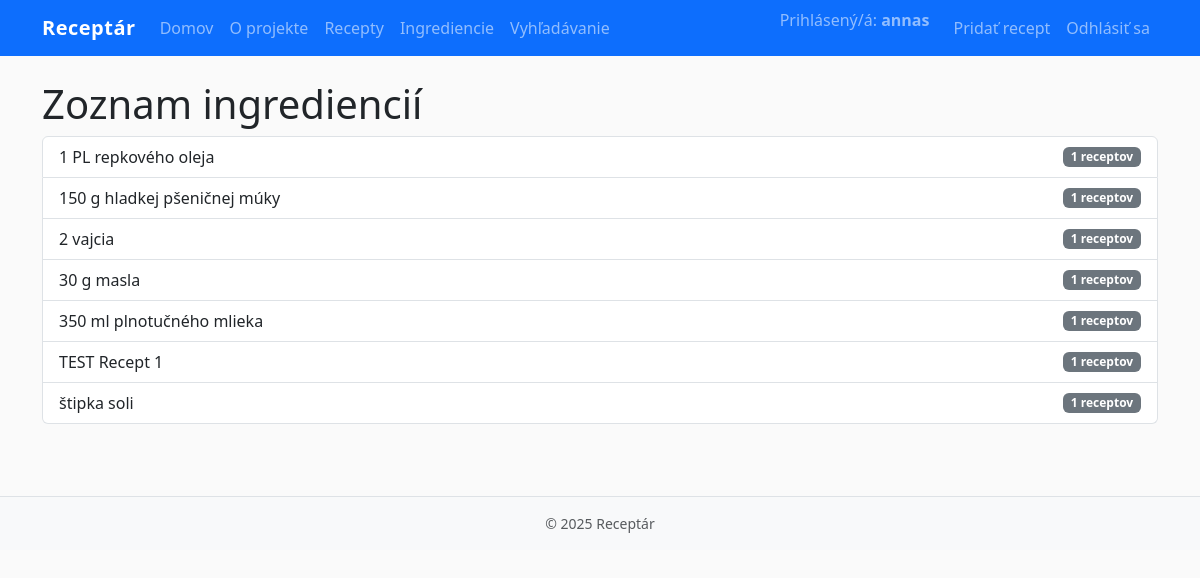
The app's page /recipes/ingredients/ (signed in) with its own data.
### recipes/models.py (models this page shows, shortened)
class Ingredient(models.Model):
    name = models.CharField(max_length=120, unique=True)
    class Meta:
        ordering = ["name"]

### recipes/views.py (the view)
# urls.py: path("ingredients/", IngredientListView.as_view(), name="ingredients"),
class IngredientListView(ListView):
    model = Ingredient
    template_name = "recipes/ingredient_list.html"
    context_object_name = "ingredients"
    paginate_by = 30

### templates/recipes/ingredient_list.html (shortened to what this page needs)
{% extends "base.html" %}
{% block content %}
<h1>Zoznam ingrediencií</h1>
<ul class="list-group">
  {% for i in ingredients %}
    <li class="list-group-item d-flex justify-content-between align-items-center">
      {{ i.name }}
      <span class="badge text-bg-secondary">{{ i.recipes.count }} receptov</span>
    </li>
  {% empty %}
    <li class="list-group-item">Žiadne ingrediencie</li>
  {% endfor %}
</ul>
{% endblock %}

### templates/base.html (shortened to what this page needs)
<!doctype html>
<html lang="sk">
<head>
  {% load static %}
  <link href="https://cdn.jsdelivr.net/npm/bootstrap@5.3.3/dist/css/bootstrap.min.css" rel="stylesheet">
  <link href="{% static 'css/styles.css' %}" rel="stylesheet">
</head>
<body>
<nav class="navbar navbar-expand-lg navbar-dark bg-primary">
  <div class="container">
    <a class="navbar-brand fw-bold" href="{% url 'home' %}">Receptár</a>
    <div id="nav" class="collapse navbar-collapse">
      <ul class="navbar-nav me-auto mb-2 mb-lg-0">
        <li class="nav-item"><a class="nav-link" href="{% url 'home' %}">Domov</a></li>
        <li class="nav-item"><a class="nav-link" href="{% url 'about' %}">O projekte</a></li>
        <li class="nav-item"><a class="nav-link" href="{% url 'recipes:list' %}">Recepty</a></li>
        <li class="nav-item"><a class="nav-link" href="{% url 'recipes:ingredients' %}">Ingrediencie</a></li>
        <li class="nav-item"><a class="nav-link" href="{% url 'recipes:search' %}">Vyhľadávanie</a></li>
      </ul>
      <ul class="navbar-nav">
        {% if user.is_authenticated %}
          <li class="nav-item">
            <span class="navbar-text me-3">
              Prihlásený/á: <strong>{{ user.username }}</strong>
            </span>
          </li>
          <li class="nav-item"><a class="nav-link" href="{% url 'recipes:create' %}">Pridať recept</a></li>
          <li class="nav-item"><a class="nav-link" href="{% url 'logout' %}">Odhlásiť sa</a></li>
        {% else %}
          <li class="nav-item"><a class="nav-link" href="{% url 'login' %}">Prihlásiť sa</a></li>
          <li class="nav-item"><a class="nav-link" href="{% url 'signup' %}">Registrovať</a></li>
        {% endif %}
      </ul>
    </div>
  </div>
</nav>
<main class="py-4">
  <div class="container">
    {% block content %}{% endblock %}
  </div>
</main>
<footer class="bg-light border-top py-3 mt-5">
  <div class="container text-center small text-muted">
    © {% now "Y" %} Receptár
  </div>
</footer>
</body>
</html>

### static/css/styles.css (style rules this page uses)
body { background-color: #fafafa; }
.navbar-brand { letter-spacing: 0.5px; }

### records on screen
Ingredient: name "1 PL repkového oleja", recipes.count "1"
Ingredient: name "150 g hladkej pšeničnej múky", recipes.count "1"
Ingredient: name "2 vajcia", recipes.count "1"
Ingredient: name "30 g masla", recipes.count "1"
Ingredient: name "350 ml plnotučného mlieka", recipes.count "1"
Ingredient: name "TEST Recept 1", recipes.count "1"
Ingredient: name "štipka soli", recipes.count "1"

### other values on screen
{{ user.username }} "annas"
